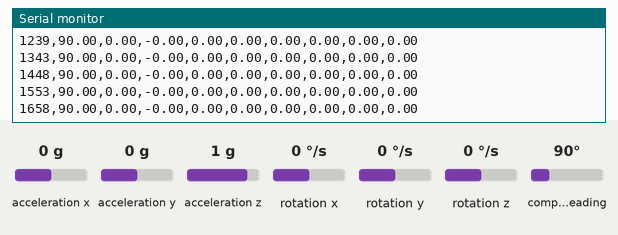
Simulated run of this sketch. Board: ESP32. On the bench: the last lines printed to the serial monitor. The test bench sets the inputs (shaded band); at power-on: acceleration x 0 g, acceleration y 0 g, acceleration z 1 g, rotation x 0 °/s, rotation y 0 °/s, rotation z 0 °/s, compass heading 90°. Nothing arrives over Bluetooth unless stated; a phone connects over Bluetooth LE 3 s after start.

Above: at 1.7 s.
1.8 s: acceleration x set to -1.4 g
At 1.87 s:
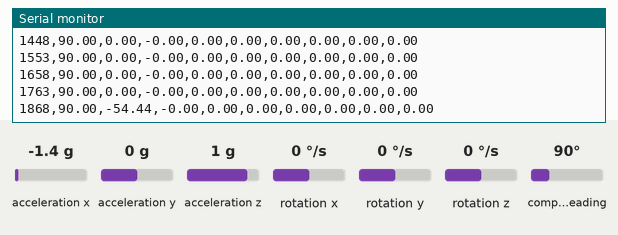
3.3 s: acceleration y set to -1.4 g
At 3.34 s:
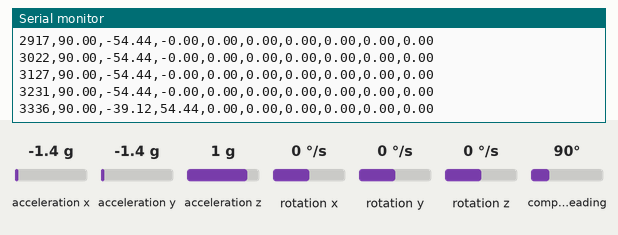
4.8 s: acceleration z set to -1.4 g
At 4.81 s:
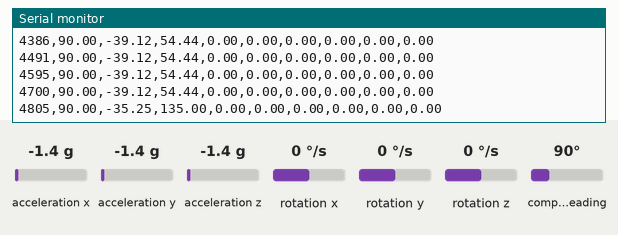
6.3 s: rotation x set to -192 °/s
At 6.38 s:
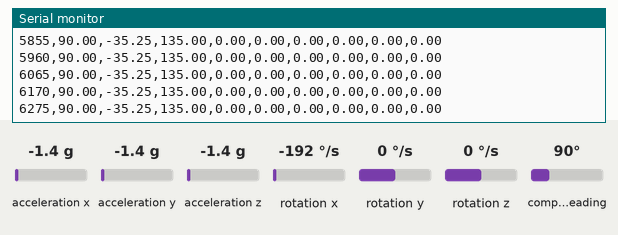
7.8 s: rotation y set to -192 °/s
At 7.85 s:
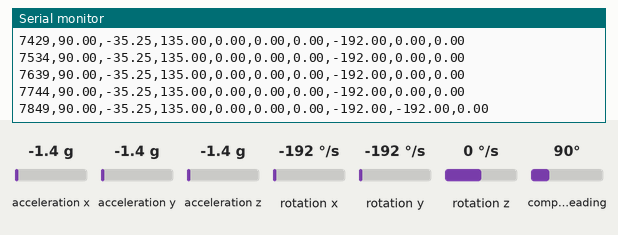
Timing chart, 0 to 10.3 s (numbered marks = the images above; inputs shaded):
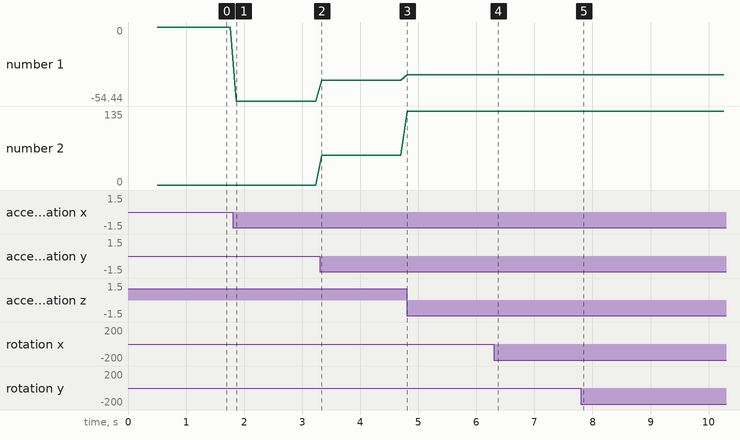

The sketch:

bnO055_readval.ino
```cpp
#include <Wire.h>
#include <Adafruit_Sensor.h>
#include <Adafruit_BNO055.h>
#include <BLEDevice.h>
#include <BLEServer.h>
#include <BLEUtils.h>
#include <BLE2902.h>

// Libraries needed (Arduino Library Manager):
//   Adafruit BNO055
//   Adafruit Unified Sensor

#define SERVICE_UUID        "6E400001-B5A3-F393-E0A9-E50E24DCCA9E"
#define CHARACTERISTIC_UUID "6E400003-B5A3-F393-E0A9-E50E24DCCA9E"

// Try 0x29 if 0x28 fails (depends on ADO pin)
Adafruit_BNO055 bno = Adafruit_BNO055(55, 0x29);

BLECharacteristic *pCharacteristic;
bool deviceConnected = false;

class ServerCallbacks : public BLEServerCallbacks {
  void onConnect(BLEServer *pServer)    { deviceConnected = true; }
  void onDisconnect(BLEServer *pServer) {
    deviceConnected = false;
    pServer->getAdvertising()->start();
  }
};

void setup() {
  Serial.begin(115200);
  delay(500);  // let serial settle before printing anything
  Wire.begin(21, 22);

  if (!bno.begin()) {
    Serial.println("BNO055 not found. Check wiring or try I2C addr 0x29.");
    // feed watchdog while halted so ESP32 doesn't crash-loop
    while (1) {
      Serial.println("BNO055 NOT OK");
      delay(1000); }
  }
  bno.setExtCrystalUse(true);
  Serial.println("BNO055 OK");

  BLEDevice::init("SteadyStep-IMU");
  BLEServer *pServer = BLEDevice::createServer();
  pServer->setCallbacks(new ServerCallbacks());

  BLEService *pService = pServer->createService(SERVICE_UUID);
  pCharacteristic = pService->createCharacteristic(
    CHARACTERISTIC_UUID,
    BLECharacteristic::PROPERTY_NOTIFY
  );
  pCharacteristic->addDescriptor(new BLE2902());
  pService->start();
  pServer->getAdvertising()->start();
  Serial.println("BLE ready — SteadyStep-IMU");
}

void loop() {
  imu::Vector<3> euler    = bno.getVector(Adafruit_BNO055::VECTOR_EULER);
  imu::Vector<3> linAccel = bno.getVector(Adafruit_BNO055::VECTOR_LINEARACCEL);
  imu::Vector<3> gyro     = bno.getVector(Adafruit_BNO055::VECTOR_GYROSCOPE);

  // CSV: esp32_ms, heading, roll, pitch, lin_ax, lin_ay, lin_az, gx, gy, gz
  char buf[128];
  snprintf(buf, sizeof(buf),
    "%lu,%.2f,%.2f,%.2f,%.2f,%.2f,%.2f,%.2f,%.2f,%.2f",
    millis(),
    euler.x(),    euler.y(),    euler.z(),
    linAccel.x(), linAccel.y(), linAccel.z(),
    gyro.x(),     gyro.y(),     gyro.z()
  );

  Serial.println(buf);

  if (deviceConnected) {
    pCharacteristic->setValue(buf);
    pCharacteristic->notify();
  }

  delay(100);  // 10 Hz — stable for BLE, sufficient for gait
}
```

Measured:
- after the input at 1.8 s, the serial monitor: prints a new line after 0.07 s (image 1)
- after the input at 3.3 s, the serial monitor: prints a new line at once (image 2)
- after the input at 4.8 s, the serial monitor: prints a new line at once (image 3)
- after the input at 7.8 s, the serial monitor: prints a new line after 0.05 s (image 5)
- plotted number 1: 0 → -54.44 after the input at 1.8 s, -54.44 → -39.12 after the input at 3.3 s, -39.12 → -35.25 after the input at 4.8 s
- plotted number 2: 0 → 54.44 after the input at 3.3 s, 54.44 → 135 after the input at 4.8 s
